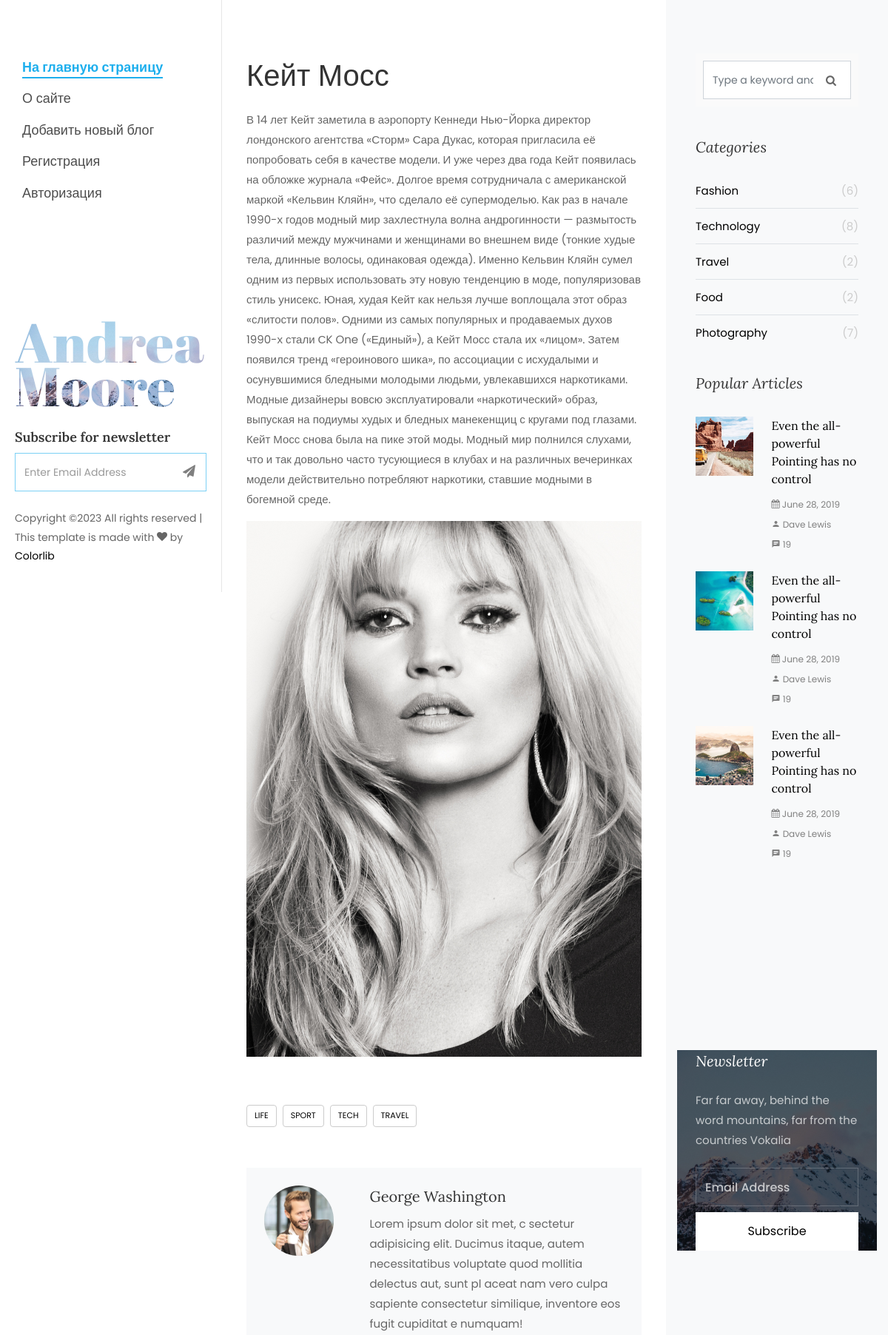
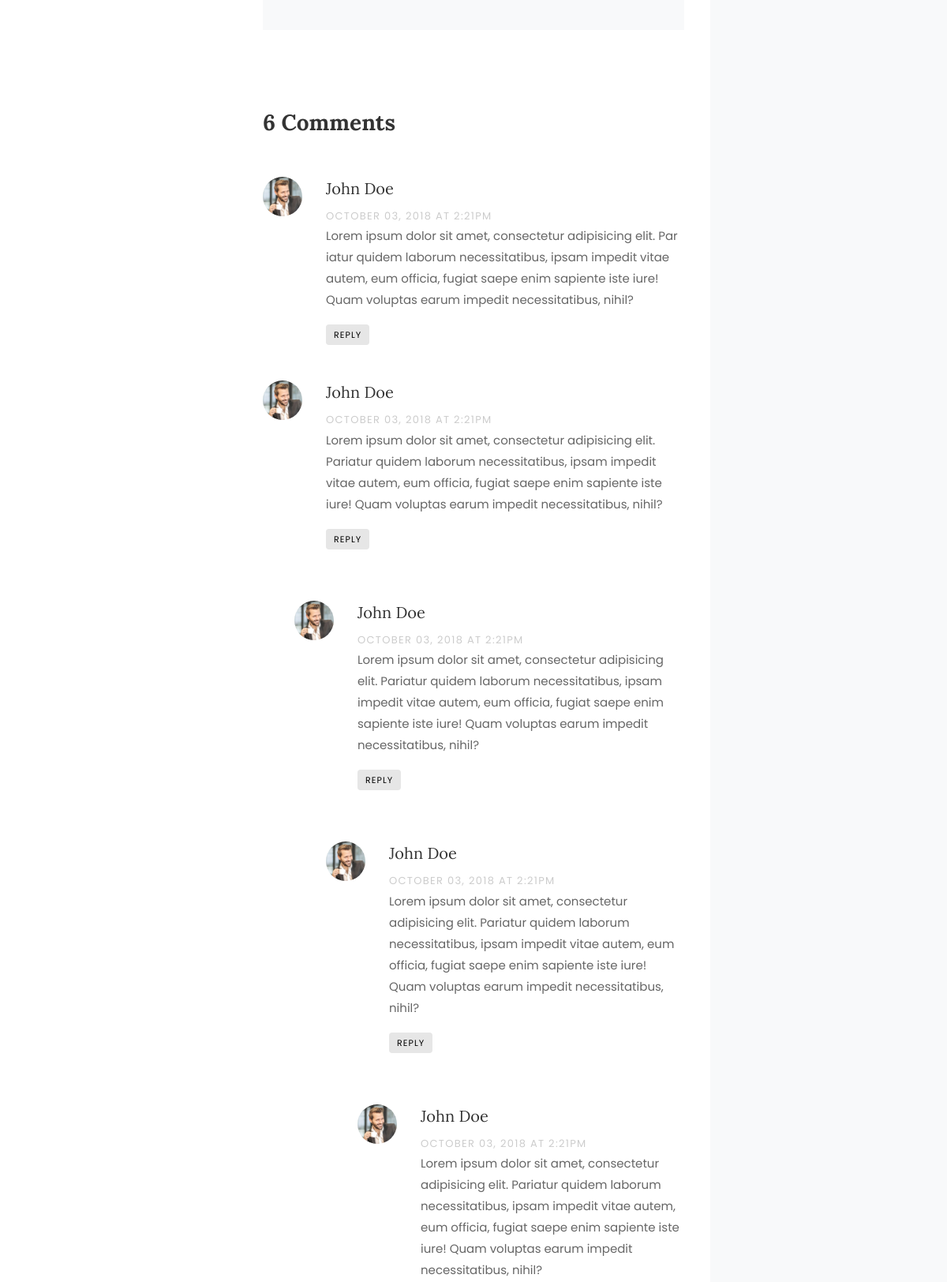
The app's page /post/kejt-moss/ (upper part) with its own data (2 pictures, top to bottom).
### women/models.py (models this page shows, shortened)
class Women(models.Model):
    objects = None
    title = models.CharField(max_length=255, verbose_name='Заголовок')
    content = models.TextField(blank=True)
    photo = models.ImageField(upload_to="photos/%Y/%m/%d/")
    time_create = models.DateTimeField(auto_now_add=True)
    slug = models.SlugField(max_length=250, unique= True, db_index= True, verbose_name= "URL")
    time_update = models.DateTimeField(auto_now=True)
    is_published = models.BooleanField(default=True)
    cat = models.ForeignKey('Category', on_delete=models.PROTECT, )
    class Meta:
        verbose_name_plural = 'Известные женщины'
        ordering = ('cat', 'title')

### women/views.py (the view)
# urls.py: path('post/<slug:post_slug>/', ShowPost.as_view(), name='post'),
class ShowPost(DataMixin, DetailView):
    model = Women
    template_name = 'women/single.html'
    slug_url_kwarg = 'post_slug'
    context_object_name = 'post'

### women/templates/women/single.html (shortened to what this page needs)
{% load static %}
<!DOCTYPE html>
<html lang="en">
  <head>
    <link rel="stylesheet" href="{% static 'css/open-iconic-bootstrap.min.css' %}">
    <link rel="stylesheet" href="{% static 'css/animate.css' %}">
    <link rel="stylesheet" href="{% static 'css/owl.carousel.min.css' %}">
    <link rel="stylesheet" href="{% static 'css/owl.theme.default.min.css' %}">
    <link rel="stylesheet" href="{% static 'css/magnific-popup.css' %}">
    <link rel="stylesheet" href="{% static 'css/aos.css' %}">
    <link rel="stylesheet" href="{% static 'css/ionicons.min.css' %}">
    <link rel="stylesheet" href="{% static 'css/bootstrap-datepicker.css' %}">
    <link rel="stylesheet" href="{% static 'css/jquery.timepicker.css' %}">
    <link rel="stylesheet" href="{%  static 'css/flaticon.css' %}">
    <link rel="stylesheet" href="{% static 'css/icomoon.css' %}">
    <link rel="stylesheet" href="{% static 'css/style.css' %}">
  </head>
  <body>
	{% include 'women/side-header.html' %}
		<div id="colorlib-main">
			<section class="ftco-section ftco-no-pt ftco-no-pb">
	    	<div class="container">
	    		<div class="row d-flex">
	    			<div class="col-lg-8 px-md-5 py-5">
	    				<div class="row pt-md-4">
	    					<h1 class="mb-3">{{  post.title }} </h1>
		            <p>{{ post.content }}</p>
		            <p>
		              <img src="{{ post.photo.url }}" alt="" class="img-fluid">
		            </p>
		            <div class="tag-widget post-tag-container mb-5 mt-5">
		              <div class="tagcloud">
		                <a href="#" class="tag-cloud-link">Life</a>
		                <a href="#" class="tag-cloud-link">Sport</a>
		                <a href="#" class="tag-cloud-link">Tech</a>
		                <a href="#" class="tag-cloud-link">Travel</a>
		              </div>
		            </div>
		            <div class="about-author d-flex p-4 bg-light">
		              <div class="bio mr-5">
		                <img src="images/person_1.jpg" alt="Image placeholder" class="img-fluid mb-4">
		              </div>
		              <div class="desc">
		                <h3>George Washington</h3>
		                <p>Lorem ipsum dolor sit met, c
							sectetur adipisicing elit.
							Ducimus itaque, autem necessitatibus voluptate quod mollitia delectus aut, sunt pl
							aceat nam vero culpa sapiente consectetur similique, inventore eos fugit cupiditat
							e numquam!</p>
		              </div>
		            </div>
		            <div class="pt-5 mt-5">
		              <h3 class="mb-5 font-weight-bold">6 Comments</h3>
		              <ul class="comment-list">
		                <li class="comment">
		                  <div class="vcard bio">
		                    <img src="images/person_1.jpg" alt="Image placeholder">
		                  </div>
		                  <div class="comment-body">
		                    <h3>John Doe</h3>
		                    <div class="meta">October 03, 2018 at 2:21pm</div>
		                    <p>Lorem ipsum dolor sit amet, consectetur adipisicing elit. Par
								iatur quidem laborum necessitatibus, ipsam impedit vitae autem, eum officia, fugiat saepe enim sapiente iste iure! Quam voluptas earum impedit necessitatibus, nihil?</p>
		                    <p><a href="#" class="reply">Reply</a></p>
		                  </div>
		                </li>
		                <li class="comment">
		                  <div class="vcard bio">
		                    <img src="images/person_1.jpg" alt="Image placeholder">
		                  </div>
		                  <div class="comment-body">
		                    <h3>John Doe</h3>
		                    <div class="meta">October 03, 2018 at 2:21pm</div>
		                    <p>Lorem ipsum dolor sit amet, consectetur adipisicing elit. Pariatur quidem laborum necessitatibus, ipsam impedit vitae autem, eum officia, fugiat saepe enim sapiente iste iure! Quam voluptas earum impedit necessitatibus, nihil?</p>
		                    <p><a href="#" class="reply">Reply</a></p>
		                  </div>
		                  <ul class="children">
		                    <li class="comment">
		                      <div class="vcard bio">
		                        <img src="images/person_1.jpg" alt="Image placeholder">
		                      </div>
		                      <div class="comment-body">
		                        <h3>John Doe</h3>
		                        <div class="meta">October 03, 2018 at 2:21pm</div>
		                        <p>Lorem ipsum dolor sit amet, consectetur adipisicing elit. Pariatur quidem laborum necessitatibus, ipsam impedit vitae autem, eum officia, fugiat saepe enim sapiente iste iure! Quam voluptas earum impedit necessitatibus, nihil?</p>
		                        <p><a href="#" class="reply">Reply</a></p>
		                      </div>
		                      <ul class="children">
		                        <li class="comment">
		                          <div class="vcard bio">
		                            <img src="images/person_1.jpg" alt="Image placeholder">
		                          </div>
		                          <div class="comment-body">
		                            <h3>John Doe</h3>
		                            <div class="meta">October 03, 2018 at 2:21pm</div>
		                            <p>Lorem ipsum dolor sit amet, consectetur adipisicing elit. Pariatur quidem laborum necessitatibus, ipsam impedit vitae autem, eum officia, fugiat saepe enim sapiente iste iure! Quam voluptas earum impedit necessitatibus, nihil?</p>
		                            <p><a href="#" class="reply">Reply</a></p>
		                          </div>
		                            <ul class="children">
		                              <li class="comment">
		                                <div class="vcard bio">
		                                  <img src="images/person_1.jpg" alt="Image placeholder">
		                                </div>
		                                <div class="comment-body">
		                                  <h3>John Doe</h3>
		                                  <div class="meta">October 03, 2018 at 2:21pm</div>
		                                  <p>Lorem ipsum dolor sit amet, consectetur adipisicing elit. Pariatur quidem laborum necessitatibus, ipsam impedit vitae autem, eum officia, fugiat saepe enim sapiente iste iure! Quam voluptas earum impedit necessitatibus, nihil?</p>
		                                </div>
		                              </li>
		                            </ul>
		                        </li>
		                      </ul>
		                    </li>
		                  </ul>
		                </li>
		              </ul>
		            </div>
			    		</div>
			    	</div>
	    			<div class="col-lg-4 sidebar ftco-animate bg-light pt-5">
	            <div class="sidebar-box pt-md-4">
	              <form action="#" class="search-form">
	                <div class="form-group">
	                  <span class="icon icon-search"></span>
	                  <input type="text" class="form-control" placeholder="Type a keyword and hit enter">
	                </div>
	              </form>
	            </div>
	            <div class="sidebar-box ftco-animate">
	            	<h3 class="sidebar-heading">Categories</h3>
	              <ul class="categories">
	                <li><a href="#">Fashion <span>(6)</span></a></li>
	                <li><a href="#">Technology <span>(8)</span></a></li>
	                <li><a href="#">Travel <span>(2)</span></a></li>
	                <li><a href="#">Food <span>(2)</span></a></li>
	                <li><a href="#">Photography <span>(7)</span></a></li>
	              </ul>
	            </div>
	            <div class="sidebar-box ftco-animate">
	              <h3 class="sidebar-heading">Popular Articles</h3>
	              <div class="block-21 mb-4 d-flex">
	                <a class="blog-img mr-4" style="background-image: url(images/image_1.jpg);"></a>
	                <div class="text">
	                  <h3 class="heading"><a href="#">Even the all-powerful Pointing has no control</a></h3>
	                  <div class="meta">
	                    <div><a href="#"><span class="icon-calendar"></span> June 28, 2019</a></div>
	                    <div><a href="#"><span class="icon-person"></span> Dave Lewis</a></div>
	                    <div><a href="#"><span class="icon-chat"></span> 19</a></div>
	                  </div>
	                </div>
	              </div>
	              <div class="block-21 mb-4 d-flex">
	                <a class="blog-img mr-4" style="background-image: url(images/image_2.jpg);"></a>
	                <div class="text">
	                  <h3 class="heading"><a href="#">Even the all-powerful Pointing has no control</a></h3>
	                  <div class="meta">
	                    <div><a href="#"><span class="icon-calendar"></span> June 28, 2019</a></div>
	                    <div><a href="#"><span class="icon-person"></span> Dave Lewis</a></div>
	                    <div><a href="#"><span class="icon-chat"></span> 19</a></div>
	                  </div>
	                </div>
	              </div>
	              <div class="block-21 mb-4 d-flex">
	                <a class="blog-img mr-4" style="background-image: url(images/image_3.jpg);"></a>
	                <div class="text">
	                  <h3 class="heading"><a href="#">Even the all-powerful Pointing has no control</a></h3>
	                  <div class="meta">
	                    <div><a href="#"><span class="icon-calendar"></span> June 28, 2019</a></div>
	                    <div><a href="#"><span class="icon-person"></span> Dave Lewis</a></div>
	                    <div><a href="#"><span class="icon-chat"></span> 19</a></div>
	                  </div>
	                </div>
	              </div>
	            </div>
							<div class="sidebar-box subs-wrap img" style="background-image: url(images/bg_1.jpg);">
								<div class="overlay"></div>
								<h3 class="mb-4 sidebar-heading">Newsletter</h3>
								<p class="mb-4">Far far away, behind the word mountains, far from the countries Vokalia</p>
	              <form action="#" class="subscribe-form">
	                <div class="form-group">
	                  <input type="text" class="form-control" placeholder="Email Address">
	                  <input type="submit" value="Subscribe" class="mt-2 btn btn-white submit">
	                </div>
	              </form>
	            </div>
	          </div>
	    		</div>
	    	</div>
	    </section>
		</div>
	</div>
  </body>
</html>

### women/static/css/icomoon.css (style rules this page uses)
[class^="icon-"], [class*=" icon-"] { font-family: 'icomoon' !important; speak: none; font-style: normal; font-weight: normal; font-variant: normal; text-transform: none; line-height: 1; -webkit-font-smoothing: antialiased; -moz-osx-font-smoothing: grayscale; }
.icon-search:before { content: "\f002"; }
.icon-calendar:before { content: "\f073"; }
.icon-chat:before { content: "\e0b7"; }
.icon-person:before { content: "\e7fd"; }

### records on screen
Women: title "Кейт Мосс", content "В 14 лет Кейт заметила в аэропорту Кеннеди Нью-Йорка директор лондонского агентства «Сторм» Сара Дукас, которая пригласила её попробовать себя в качестве модели. И уже через два года Кейт появилась на обложке журнала «Фейс». Долгое время сотрудничала с американской маркой «Кельвин Кляйн», что сделало её супермоделью. Как раз в начале 1990-х годов модный мир захлестнула волна андрогинности — размытость различий между мужчинами и женщинами во внешнем виде (тонкие худые тела, длинные волосы, одинаковая одежда). Именно Кельвин Кляйн сумел одним из первых использовать эту новую тенденцию в моде, популяризовав стиль унисекс. Юная, худая Кейт как нельзя лучше воплощала этот образ «слитости полов».…", photo (picture)
